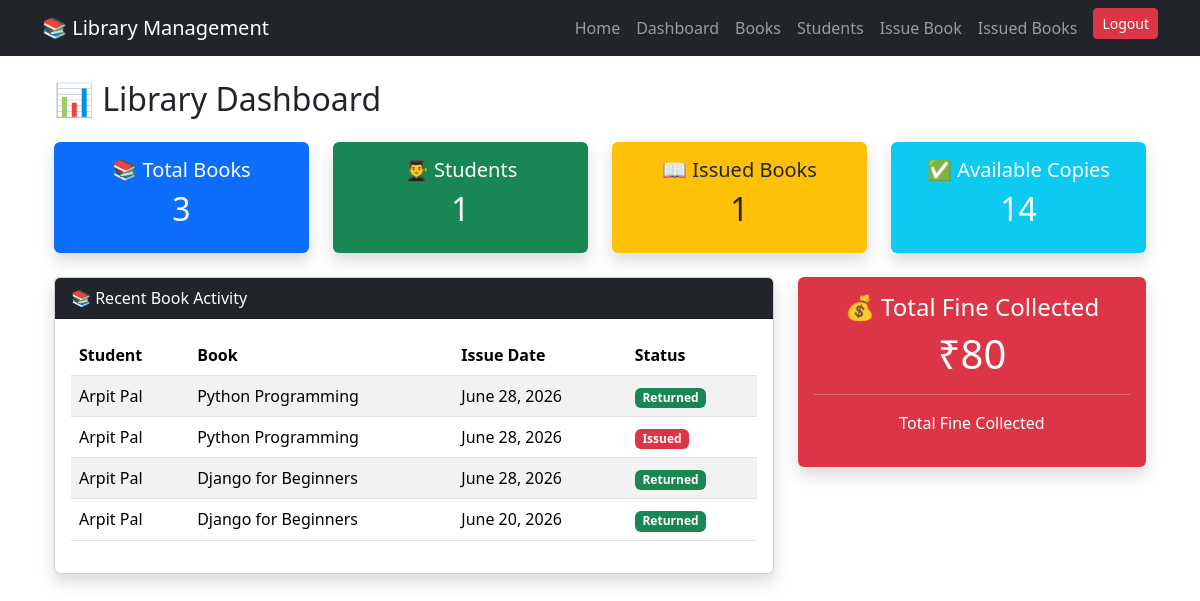
The app's page /dashboard/ (signed in), older data.
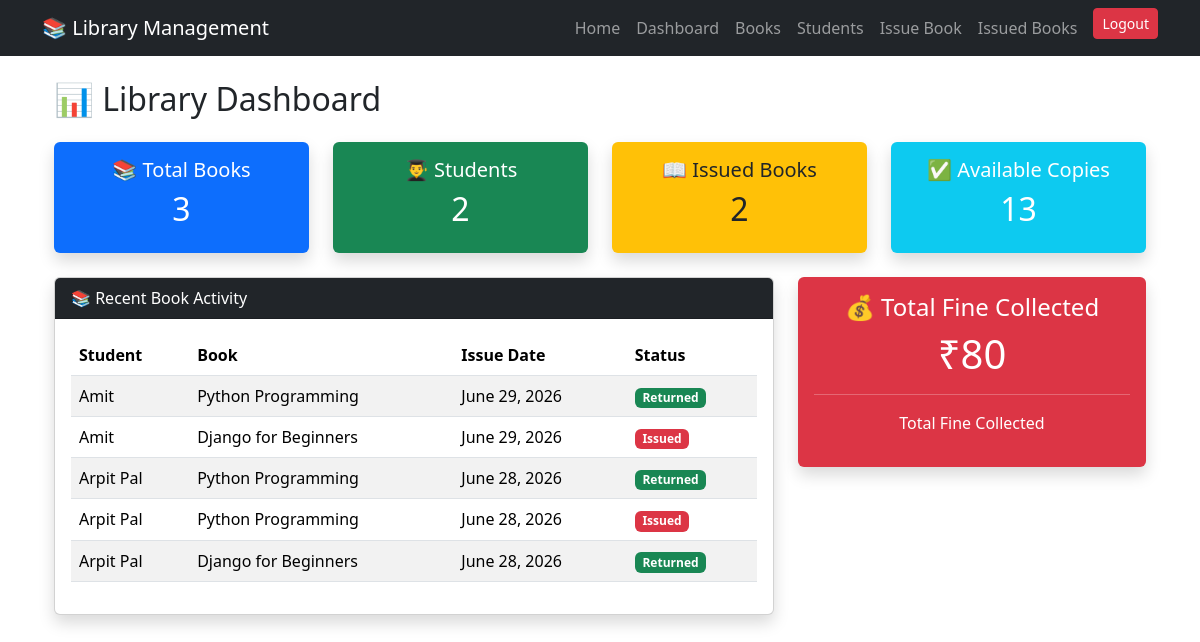
The same page, newer data.
### library/models.py (models this page shows, shortened)
class IssueBook(models.Model):
    student = models.ForeignKey(Student, on_delete=models.CASCADE)
    book = models.ForeignKey(Book, on_delete=models.CASCADE)
    issue_date = models.DateField(default=timezone.now)
    due_date = models.DateField(null=True, blank=True)
    return_date = models.DateField(null=True, blank=True)
    fine = models.PositiveIntegerField(default=0)
    is_returned = models.BooleanField(default=False)

class Student(models.Model):
    name = models.CharField(max_length=100)
    student_id = models.CharField(max_length=20, unique=True)
    course = models.CharField(max_length=100)
    mobile = models.CharField(max_length=15)

class Book(models.Model):
    title = models.CharField(max_length=200)
    author = models.CharField(max_length=100)
    isbn = models.CharField(max_length=20, unique=True)
    category = models.CharField(max_length=100)
    quantity = models.PositiveIntegerField()
    available = models.PositiveIntegerField()

### library/views.py (the view)
# urls.py: path('dashboard/', views.dashboard, name='dashboard'),
@login_required
def dashboard(request):
    total_books = Book.objects.count()
    total_students = Student.objects.count()
    issued_books = IssueBook.objects.filter(is_returned=False).count()
    available_books = Book.objects.aggregate(total=Sum('available'))['total'] or 0
    total_fine = IssueBook.objects.aggregate(total=Sum('fine'))['total'] or 0
    recent_issues = IssueBook.objects.order_by('-issue_date')[:5]
    context = {
        'total_books': total_books,
        'total_students': total_students,
        'issued_books': issued_books,
        'available_books': available_books,
        'total_fine': total_fine,
        'recent_issues': recent_issues,
    }
    return render(request, 'library/dashboard.html', context)

### library/templates/library/dashboard.html (shortened to what this page needs)
{% extends 'library/base.html' %}
{% block content %}
<div class="container mt-4">
    <h2 class="mb-4">📊 Library Dashboard</h2>
    <div class="row">
        <div class="col-md-3 mb-4">
            <div class="card bg-primary text-white shadow border-0">
                <div class="card-body text-center">
                    <h5>📚 Total Books</h5>
                    <h2>{{ total_books }}</h2>
                </div>
            </div>
        </div>
        <div class="col-md-3 mb-4">
            <div class="card bg-success text-white shadow border-0">
                <div class="card-body text-center">
                    <h5>👨‍🎓 Students</h5>
                    <h2>{{ total_students }}</h2>
                </div>
            </div>
        </div>
        <div class="col-md-3 mb-4">
            <div class="card bg-warning text-dark shadow border-0">
                <div class="card-body text-center">
                    <h5>📖 Issued Books</h5>
                    <h2>{{ issued_books }}</h2>
                </div>
            </div>
        </div>
        <div class="col-md-3 mb-4">
            <div class="card bg-info text-white shadow border-0">
                <div class="card-body text-center">
                    <h5>✅ Available Copies</h5>
                    <h2>{{ available_books }}</h2>
                </div>
            </div>
        </div>
    </div>
    <div class="row">
        <div class="col-lg-8 mb-4">
            <div class="card shadow">
                <div class="card-header bg-dark text-white">
                    📚 Recent Book Activity
                </div>
                <div class="card-body">
                    <table class="table table-striped table-hover">
                        <thead>
                            <tr>
                                <th>Student</th>
                                <th>Book</th>
                                <th>Issue Date</th>
                                <th>Status</th>
                            </tr>
                        </thead>
                        <tbody>
                        {% for issue in recent_issues %}
                            <tr>
                                <td>{{ issue.student.name }}</td>
                                <td>{{ issue.book.title }}</td>
                                <td>{{ issue.issue_date }}</td>
                                <td>
                                    {% if issue.is_returned %}
                                        <span class="badge bg-success">
                                            Returned
                                        </span>
                                    {% else %}
                                        <span class="badge bg-danger">
                                            Issued
                                        </span>
                                    {% endif %}
                                </td>
                            </tr>
                        {% empty %}
                            <tr>
                                <td colspan="4" class="text-center">
                                    No Recent Activity
                                </td>
                            </tr>
                        {% endfor %}
                        </tbody>
                    </table>
                </div>
            </div>
        </div>
        <div class="col-lg-4 mb-4">
            <div class="card bg-danger text-white shadow border-0">
                <div class="card-body text-center">
                    <h4>💰 Total Fine Collected</h4>
                    <h1>₹{{ total_fine }}</h1>
                    <hr>
                    <p>
                        Total Fine Collected
                    </p>
                </div>
            </div>
        </div>
    </div>
</div>
{% endblock %}

Row changes from the older to the newer data that the page shows:
no longer on this page (row unchanged): IssueBook: student.name "Arpit Pal", book "Django for Beginners", issue_date "June 20, 2026", is_returned "Returned"
added IssueBook: student.name "Amit", book "Python Programming", issue_date "June 29, 2026", is_returned "Returned"
added IssueBook: student.name "Amit", book "Django for Beginners", issue_date "June 29, 2026", is_returned "Issued"
Text that changed along with them:
{{ total_students }}: "1" → "2"
{{ issued_books }}: "1" → "2"
{{ available_books }}: "14" → "13"
